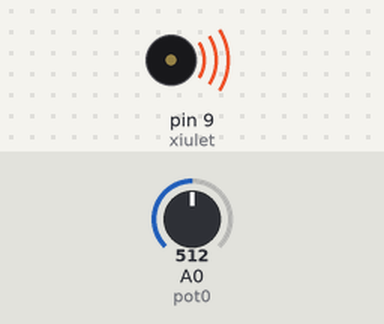
This sketch was run on a simulated Arduino Uno, built with avr-gcc and run on an emulated ATmega328P. Parts: buzzer (waves = sounding). Inputs (shaded band) come from the test bench; at power-on: A0 (pot0) = 512.

Above: at 0.1 s.
Timing chart, 0 to 3.0 s (numbered marks = the images above):
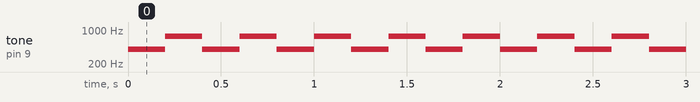

Measured:
- by itself, tone on pin 9 (xiulet): alternates 750 Hz for 0.20 s and 400 Hz for 0.20 s

The sketch:

EX4.ino
```cpp
/**********************************************************************************
**                                                                               **
**                                  Sirena                                       **
**                                                                               **
**                                                                               **
**********************************************************************************/

//********** Includes *************************************************************

//********** Variables ************************************************************
const byte xiulet = 9;        // donar nom al pin 9 de l’Arduino
const byte pot0 = A0;         // donar nom al pin A0 de l’Arduino
int valPot0;                 // guardar valor del potenciometre

//********** Setup ****************************************************************
void setup()
{
  pinMode(xiulet, OUTPUT);   // definir el pin 9 com una sortida
}

//********** Loop *****************************************************************
void loop()
{
  valPot0 = analogRead(pot0);    // llegir valor potenciòmetre

  tone(9, 400, 200);    // xiulet de durada valPot0
  delay(200);              // esperar valPot0 del xiulet + valPot0 silenci
  tone(9, 750, 200);    // xiulet de durada valPot0
  delay(200);              // esperar valPot0 del xiulet + valPot0 silenci

}

//********** Funcions *************************************************************
```
